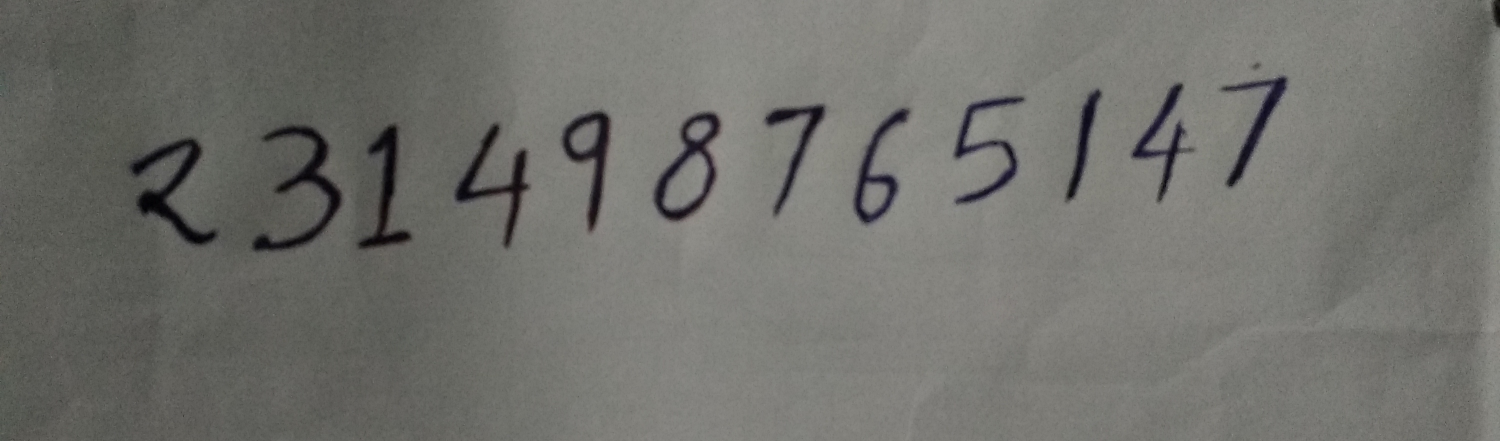
#> input picture img_4.jpg, 3000 x 882 px (shown at 1/2 size)
$ python tt.py
#> lines starting #> are read from the running program, lines starting #| are printed output that depends on the picture; after the words box and inside, x2 and y2 are one past the last pixel; in counts of white or black regions, pixels touching at a corner belong together
import cv2
import numpy as np
import matplotlib.pyplot as plt
from numpy.core.fromnumeric import sort
image = cv2.imread('img_4.jpg')
#> image is the input picture: shape (882, 3000, 3); mean B, G, R 107.9, 112.6, 112.6
grey = cv2.cvtColor(image.copy(), cv2.COLOR_BGR2GRAY)

ret, thresh = cv2.threshold(grey.copy(), 75, 255, cv2.THRESH_BINARY_INV)
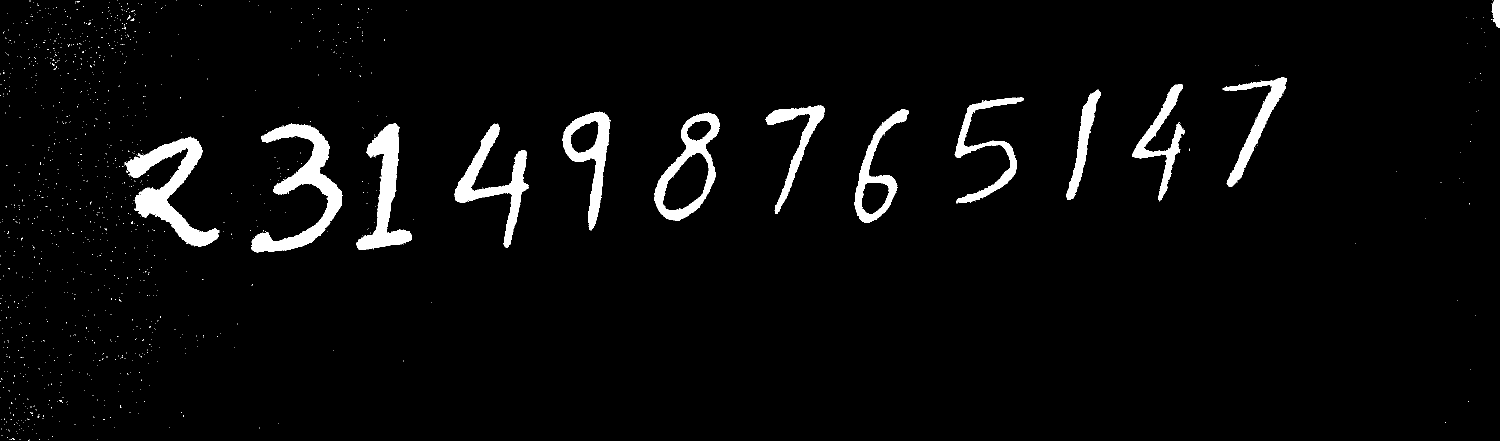
#> thresh: shape (882, 3000) (shown at 1/2 size); 3.7% white; 1128 white regions (1115 under 20 px)
contours, _ = cv2.findContours(thresh.copy(), cv2.RETR_EXTERNAL, cv2.CHAIN_APPROX_SIMPLE)
#> contours = 1127 contours, 1114 with area under 20; largest, box (x1, y1, x2, y2) and area: (1308, 225, 1440, 441) 15988, (502, 246, 685, 505) 13254, (249, 273, 439, 493) 12814, (1124, 223, 1221, 461) 9738, (712, 246, 824, 500) 9604

preprocessed_digits = []

for c in contours:
    x,y,w,h = cv2.boundingRect(c)
    # [6 lines of commented-out code are left out]
    cv2.rectangle(image, (x,y), (x+w, y+h), color=(0, 255, 0), thickness=2)

    # Cropping out the digit from the image corresponding to the current contours in the for loop
    digit = thresh[y:y+h, x:x+w]

    # Resizing that digit to (18, 18)
    resized_digit = cv2.resize(digit, (18,18))

    # Padding the digit with 5 pixels of black color (zeros) in each side to finally produce the image of (28, 28)
    padded_digit = np.pad(resized_digit, ((5,5),(5,5)), "constant", constant_values=0)
    if(w>10 and h>10):
        # [5 lines of commented-out code are left out]
        preprocessed_digits.append((padded_digit,x))
#> this loop made 1127 passes
#> (x, y, w, h, digit) on passes 1, 2, 5: (195, 879, 1, 1, [255]), (96, 879, 1, 1, [255]), (19, 879, 1, 1, [255])
#> pass 1, `padded_digit = np.pad(resized_digit, ((5,5),(5,5)), "constant", consta..`:
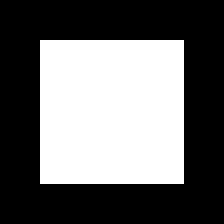
#> padded_digit: shape (28, 28) (shown 8 times larger); 41.3% white; 1 white region, box (x1, y1, x2, y2) and area: (5, 5, 23, 23) 324
#> pass 3, `padded_digit = np.pad(resized_digit, ((5,5),(5,5)), "constant", consta..`:
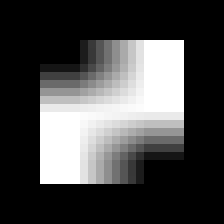
#> padded_digit: shape (28, 28) (shown 8 times larger); min 0, max 255, mean 70.2
#> after the loop:
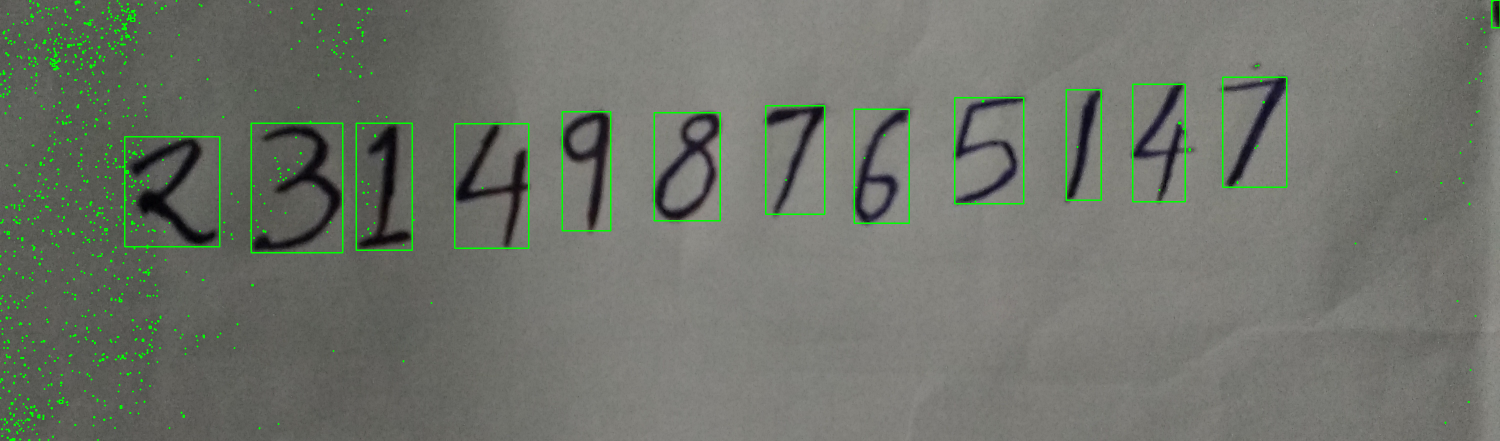
#> image: shape (882, 3000, 3) (shown at 1/2 size); 1.62% of pixels changed, all inside (x1, y1, x2, y2) = (0, 0, 3000, 882)
#> after the loop, preprocessed_digits = 13 items

def key_sort(val):
    return val[1]

preprocessed_digits.sort(key=key_sort)

for x in preprocessed_digits:
    plt.imshow(x[0])
    plt.show()
#> this loop made 13 passes
#> pass 1, `plt.show()`:
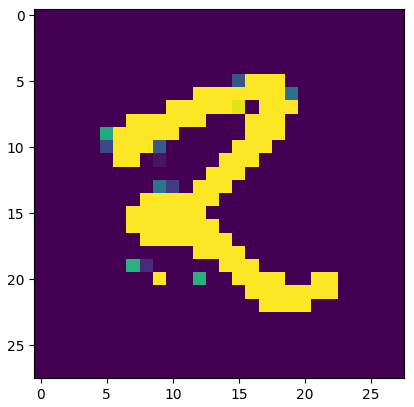
#> figure drawn by matplotlib, 1 panel
#> pass 2, `plt.show()`:
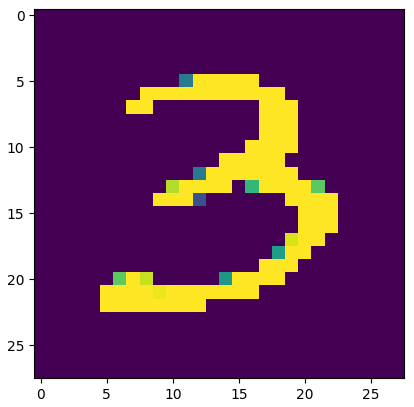
#> figure drawn by matplotlib, 1 panel
# print("\n\n\n----------------Contoured Image--------------------")
plt.imshow(image, cmap="gray")
plt.show()
# inp = np.array(preprocessed_digits)

$ run again, with img_10.jpg copied over img_4.jpg
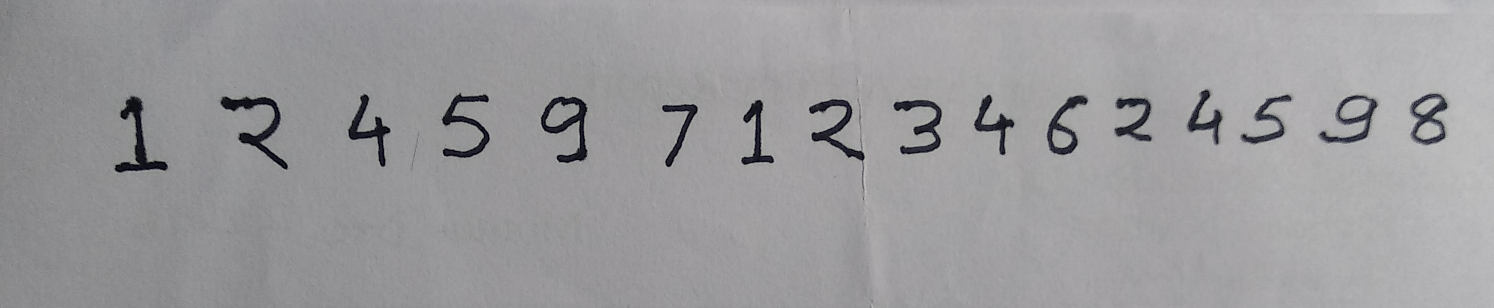
#> input picture img_10.jpg, 2988 x 616 px (shown at 1/2 size)
#> image is the input picture: shape (616, 2988, 3); mean B, G, R 156.6, 154.4, 155
#> `ret, thresh = cv2.threshold(grey.copy(), 75, 255, cv2.THRESH_BINARY_INV)`:
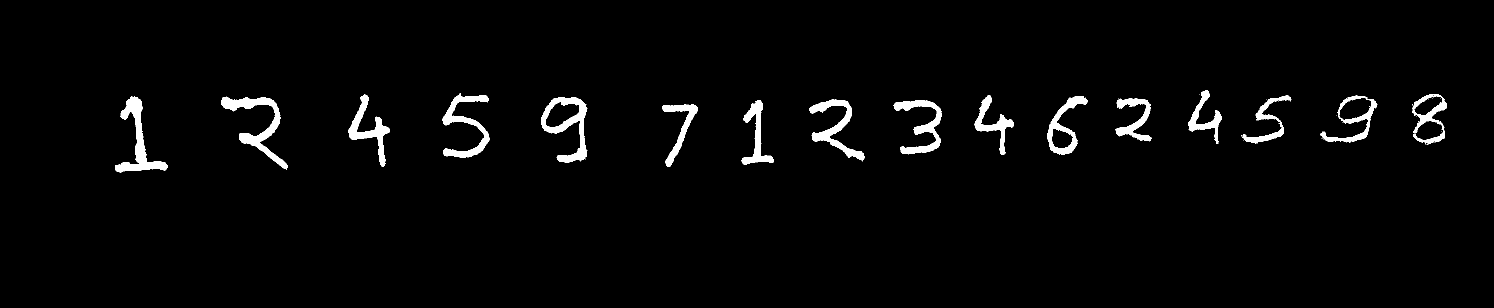
#> thresh: shape (616, 2988) (shown at 1/2 size); 2.5% white; 42 white regions (26 under 20 px)
#> contours = 40 contours, 24 with area under 20; largest, box (x1, y1, x2, y2) and area: (1082, 194, 1175, 326) 6009, (442, 193, 575, 339) 4146, (2640, 191, 2755, 285) 3970, (230, 193, 335, 345) 3922, (2094, 192, 2175, 309) 3786
#> the loop `for c in contours:` made 40 passes
#> (x, y, w, h, digit) on passes 2, 3, 4, 7, 8, 9, 10, 11: (2692, 285, 1, 1, [255]), (2486, 281, 1, 1, [255]), (2646, 278, 1, 1, [255]), (2882, 262, 1, 1, [255]), (2882, 258, 1, 1, [255]), (2828, 258, 1, 1, [255]), (2376, 258, 1, 1, [255]), (2886, 250, 1, 1, [255])
#> after the loop `for c in contours:`: preprocessed_digits = 16 items
#> the loop `for x in preprocessed_digits:` made 16 passes
#> pass 2, `plt.show()`:
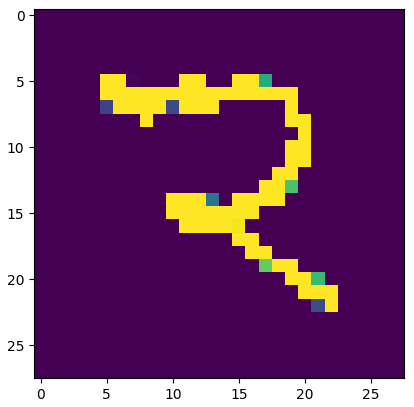
#> figure drawn by matplotlib, 1 panel

$ run again, with img_11.jpg copied over img_4.jpg
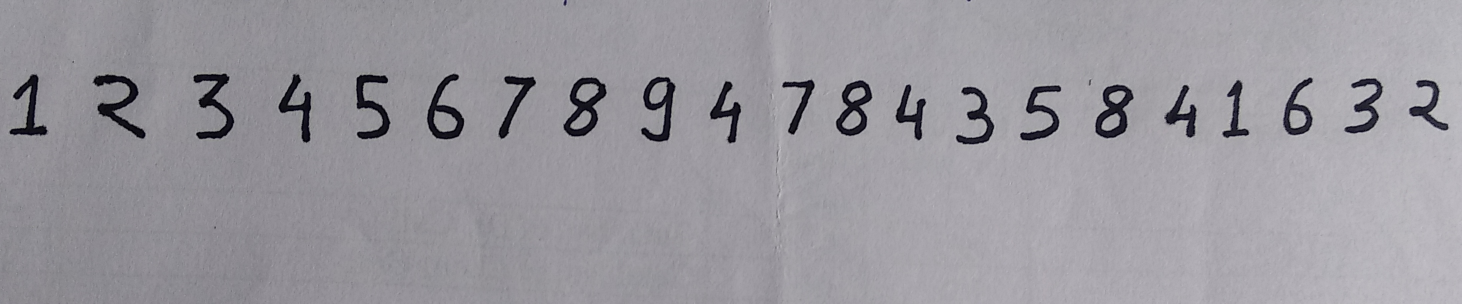
#> input picture img_11.jpg, 2924 x 607 px (shown at 1/2 size)
#> image is the input picture: shape (607, 2924, 3); mean B, G, R 157.8, 151.3, 153.6
#> `ret, thresh = cv2.threshold(grey.copy(), 75, 255, cv2.THRESH_BINARY_INV)`:
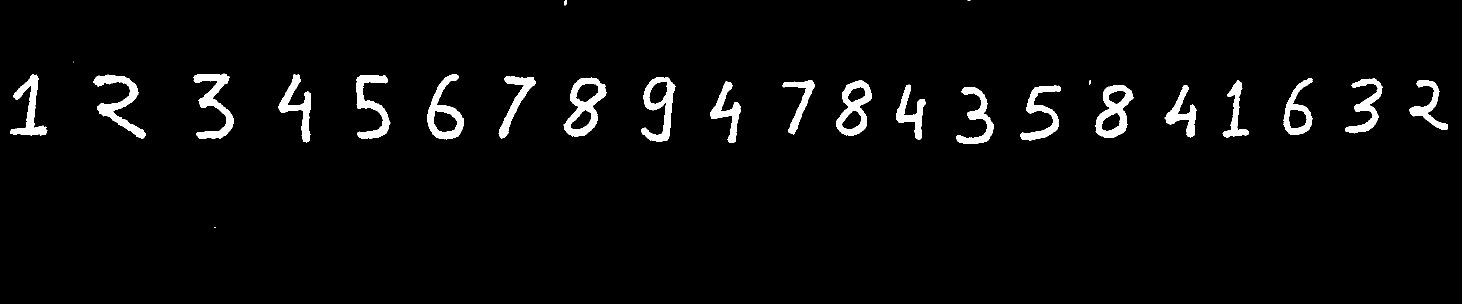
#> thresh: shape (607, 2924) (shown at 1/2 size); 3.5% white; 26 white regions (4 under 20 px)
#> contours = 26 contours, 4 with area under 20; largest, box (x1, y1, x2, y2) and area: (1127, 155, 1213, 273) 6032, (2191, 170, 2267, 276) 5106, (1672, 161, 1744, 272) 4960, (854, 148, 928, 279) 4850, (1283, 154, 1351, 283) 4456
#> the loop `for c in contours:` made 26 passes
#> (x, y, w, h) on passes 2 to 9: (1912, 174, 76, 114), (2041, 171, 81, 110), (2329, 170, 64, 105), (2191, 170, 76, 106), (1792, 169, 60, 111), (1420, 163, 62, 123), (2445, 161, 53, 114), (1672, 161, 72, 111)
#> after the loop `for c in contours:`: preprocessed_digits = 21 items
#> the loop `for x in preprocessed_digits:` made 21 passes
#> pass 2, `plt.show()`:
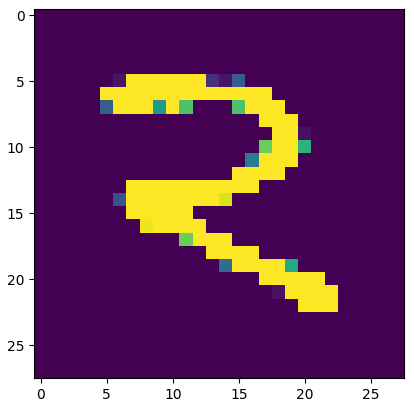
#> figure drawn by matplotlib, 1 panel

$ run again, with img_13.jpg copied over img_4.jpg
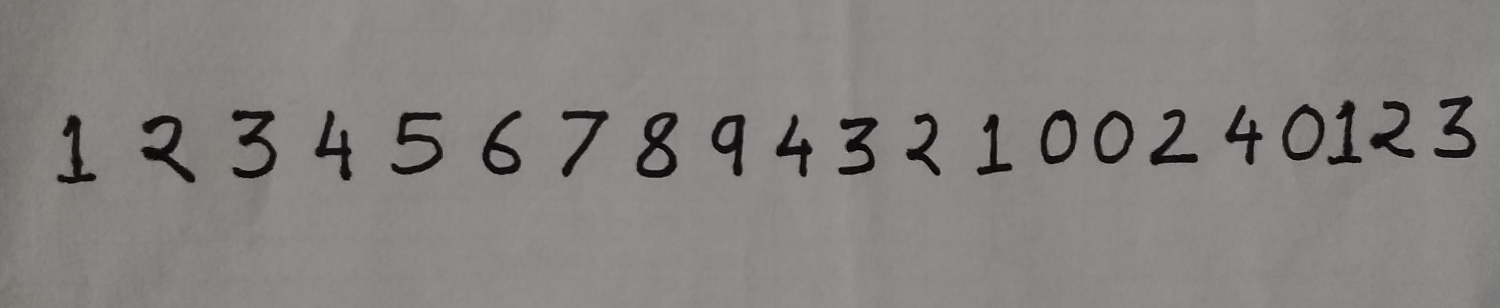
#> input picture img_13.jpg, 3000 x 616 px (shown at 1/2 size)
#> image is the input picture: shape (616, 3000, 3); mean B, G, R 127.8, 131.4, 132.8
#> `ret, thresh = cv2.threshold(grey.copy(), 75, 255, cv2.THRESH_BINARY_INV)`:
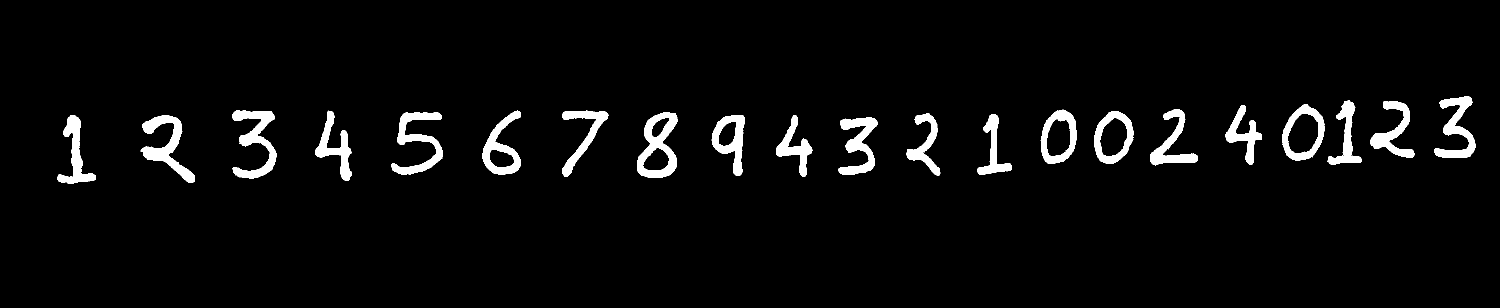
#> thresh: shape (616, 3000) (shown at 1/2 size); 4.1% white; 21 white regions
#> contours = 21 contours; largest, box (x1, y1, x2, y2) and area: (1274, 225, 1355, 356) 7172, (2564, 208, 2649, 321) 6878, (2188, 222, 2267, 327) 6175, (2081, 219, 2154, 328) 5974, (965, 221, 1042, 350) 4894
#> the loop `for c in contours:` made 21 passes
#> (x, y, w, h) on passes 1 to 8: (1677, 234, 79, 116), (281, 231, 109, 135), (1552, 230, 73, 124), (1423, 230, 67, 122), (114, 230, 78, 138), (1954, 228, 70, 122), (1812, 226, 69, 125), (1274, 225, 81, 131)
#> after the loop `for c in contours:`: preprocessed_digits = 21 items
#> the loop `for x in preprocessed_digits:` made 21 passes
#> pass 1, `plt.show()`:
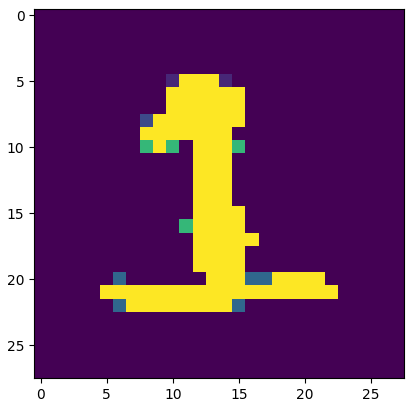
#> figure drawn by matplotlib, 1 panel
